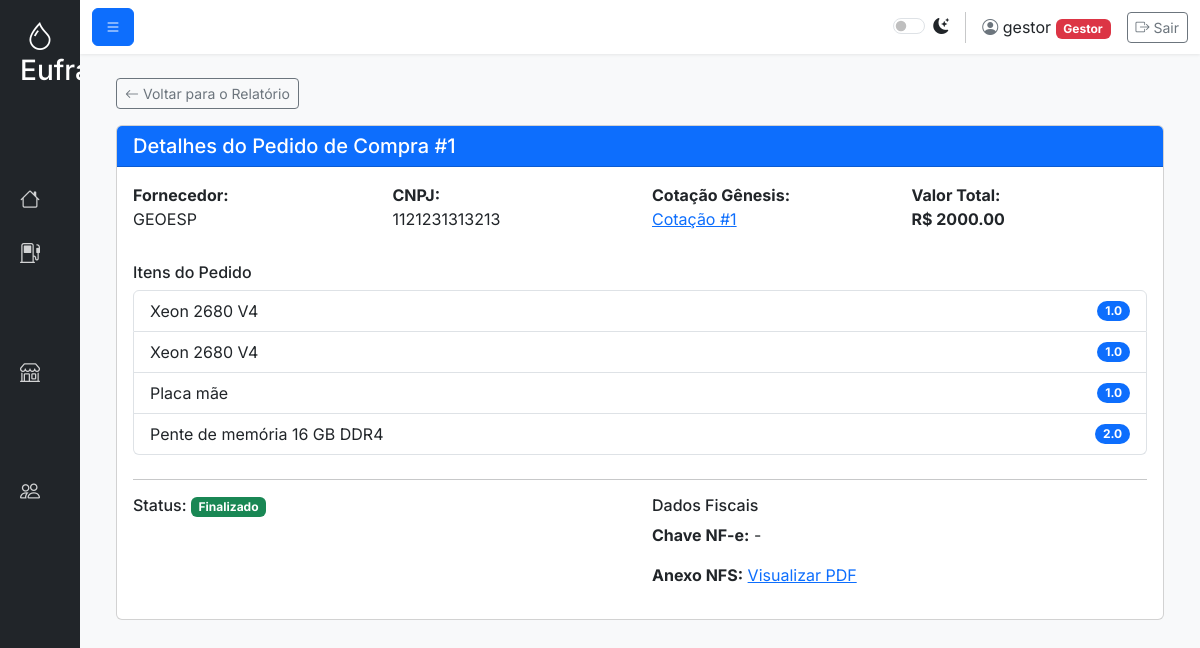
The app's page /dealers/pedido/1 (signed in), older data.
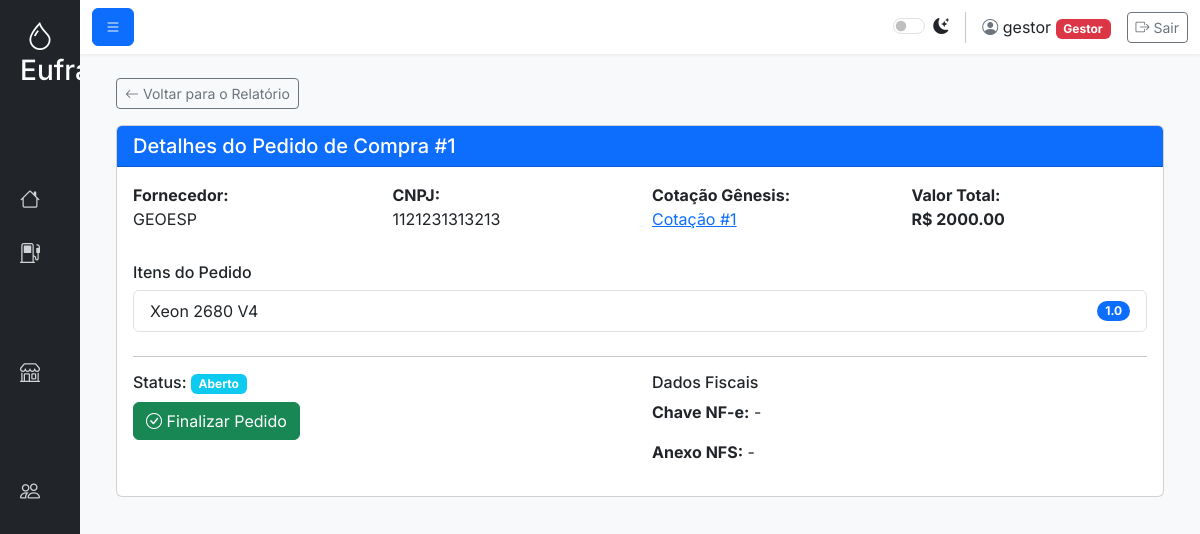
The same page, newer data.
### tables this page shows
CREATE TABLE users (
        id INTEGER PRIMARY KEY AUTOINCREMENT,
        username TEXT NOT NULL UNIQUE,
        password_hash TEXT NOT NULL,
        role TEXT NOT NULL CHECK(role IN ('Gestor', 'Comprador', 'Padrão'))
    );

CREATE TABLE pedidos_compra (
                id INTEGER PRIMARY KEY, cotacao_id INTEGER, user_id INTEGER, fornecedor_id INTEGER,
                valor_total REAL, data_abertura TEXT, status TEXT, data_finalizacao TEXT,
                nf_e_chave TEXT, nfs_pdf_path TEXT, data_registro TEXT
            , orcamento_id INTEGER DEFAULT 0, aprovado_por_id INTEGER DEFAULT 0);

CREATE TABLE fornecedores (
        id INTEGER PRIMARY KEY AUTOINCREMENT,
        cnpj TEXT NOT NULL UNIQUE,
        nome TEXT NOT NULL,
        ie TEXT,
        endereco TEXT,
        tipo TEXT,
        contato TEXT,
        data_registro TEXT DEFAULT CURRENT_TIMESTAMP
    );

CREATE TABLE pedido_itens (
                id INTEGER PRIMARY KEY, pedido_id INTEGER, descricao TEXT, quantidade REAL
            );

### app.py (the view, shortened to what this page needs)
@app.route('/dealers/pedido/<int:pedido_id>', methods=['GET', 'POST'])
@login_required
def pedido_detalhe(pedido_id):
    user_role = g.user['role']
    pedido = obter_pedido_compra_por_id(pedido_id)
    itens = obter_itens_por_pedido_id(pedido_id)
    return render_template('pedido_detalhe.html', active_page='pedidos_compra', pedido=pedido, itens=itens, user_role=user_role)

### app.py (called while the page is built)
@app.before_request
def load_logged_in_user():
    user_id = session.get('user_id')
    g.user = get_user_by_id(user_id) if user_id else None

def login_required(view):
    @wraps(view)
    def wrapped_view(*args, **kwargs):
        if g.user is None:
            flash('Você precisa estar logado para acessar esta página.', 'warning')
            return redirect(url_for('login'))
        return view(*args, **kwargs)
    return wrapped_view

@app.context_processor
def inject_now():
    return {'now': datetime.now(), 'g': g}

### database.py (called while the page is built)
def get_db_connection():
    conn = sqlite3.connect('abastecimentos.db')
    conn.row_factory = sqlite3.Row
    return conn

def obter_pedido_compra_por_id(pedido_id):
    conn = get_db_connection()
    query = '''
        SELECT p.*, f.nome as fornecedor_nome, f.cnpj as fornecedor_cnpj
        FROM pedidos_compra p
        JOIN fornecedores f ON p.fornecedor_id = f.id
        WHERE p.id = ?
    '''
    df = pd.read_sql(query, conn, params=(pedido_id,))
    return df.iloc[0].to_dict() if not df.empty else None

def obter_itens_por_pedido_id(pedido_id):
    conn = get_db_connection()
    df = pd.read_sql("SELECT * FROM pedido_itens WHERE pedido_id = ?", conn, params=(pedido_id,))
    conn.close()
    return df.to_dict('records')

def get_user_by_id(user_id):
    conn = get_db_connection()
    user = conn.execute('SELECT * FROM users WHERE id = ?', (user_id,)).fetchone()
    conn.close()
    return user

### templates/pedido_detalhe.html (shortened to what this page needs)
{% extends "base.html" %}
{% block content %}
<div class="container-fluid">
    <a href="{{ url_for('pedidos_relatorio') }}" class="btn btn-outline-secondary btn-sm mb-3">
        <i class="bi bi-arrow-left"></i> Voltar para o Relatório
    </a>
    <div class="card">
        <div class="card-header bg-primary text-white">
            <h5 class="mb-0">Detalhes do Pedido de Compra #{{ pedido.id }}</h5>
        </div>
        <div class="card-body">
            <div class="row mb-3">
                 <div class="col-md-3"><strong>Fornecedor:</strong><p>{{ pedido.fornecedor_nome or 'N/A' }}</p></div>
                 <div class="col-md-3"><strong>CNPJ:</strong><p>{{ pedido.fornecedor_cnpj or 'N/A' }}</p></div>
                 <div class="col-md-3"><strong>Cotação Gênesis:</strong><p><a href="{{ url_for('cotacao_detalhe', cotacao_id=pedido.cotacao_id) }}">Cotação #{{ pedido.cotacao_id }}</a></p></div>
                 <div class="col-md-3"><strong>Valor Total:</strong><p class="fw-bold">R$ {{ "%.2f"|format(pedido.valor_total) }}</p></div>
            </div>
            <h6>Itens do Pedido</h6>
            <ul class="list-group mb-4">
                {% for item in itens %}
                <li class="list-group-item d-flex justify-content-between align-items-center">
                    {{ item.descricao }}
                    <span class="badge bg-primary rounded-pill">{{ item.quantidade }}</span>
                </li>
                {% endfor %}
            </ul>
            <hr>
            <div class="row">
                <div class="col-md-6">
                     <h6>Status: <span class="badge {% if pedido.status == 'Finalizado' %}bg-success{% else %}bg-info{% endif %}">{{ pedido.status }}</span></h6>
                     {% if pedido.status != 'Finalizado' and user_role in ['Administrador', 'Comprador', 'Gestor'] %}
                     <button class="btn btn-success" data-bs-toggle="modal" data-bs-target="#finalizarPedidoModal">
                         <i class="bi bi-check-circle"></i> Finalizar Pedido
                     </button>
                    {% endif %}
                </div>
                <div class="col-md-6">
                    <h6>Dados Fiscais</h6>
                    <p><strong>Chave NF-e:</strong> {{ pedido.nf_e_chave or '-' }}</p>
                    <p><strong>Anexo NFS:</strong>
                        {% if pedido.nfs_pdf_path %}
                        <a href="{{ url_for('serve_upload', filename=pedido.nfs_pdf_path) }}" target="_blank">Visualizar PDF</a>
                        {% else %}-{% endif %}
                    </p>
                </div>
            </div>
        </div>
    </div>
</div>
{% endblock %}

### templates/base.html (shortened to what this page needs)
<!DOCTYPE html>
<html lang="pt-BR" data-bs-theme="light">
<head>
    <link href="https://cdn.jsdelivr.net/npm/bootstrap@5.3.2/dist/css/bootstrap.min.css" rel="stylesheet">
    <link rel="stylesheet" href="https://cdn.jsdelivr.net/npm/bootstrap-icons@1.11.3/font/bootstrap-icons.min.css">
</head>
<body class="sidebar-collapsed">
    <div class="sidebar bg-dark text-white">
        <div class="sidebar-header">
            <a href="{{ url_for('index') }}" class="text-white text-decoration-none">
                <h3 class="mb-0"><i class="bi bi-droplet"></i> <span class="link-text">Eufrates</span></h3>
            </a>
        </div>
        <ul class="nav flex-column">
            <li class="nav-item">
                <a class="nav-link {{ 'active' if active_page == 'index' }}" href="{{ url_for('index') }}"><i class="bi bi-house"></i><span class="link-text">Início</span></a>
            </li>
            <li class="nav-item">
                <a class="nav-link" href="#abastecimentoSubmenu" data-bs-toggle="collapse" aria-expanded="false">
                    <i class="bi bi-fuel-pump"></i><span class="link-text">Abastecimento</span>
                </a>
            </li>
            <li class="nav-item">
                <a class="nav-link" href="#dealersSubmenu" data-bs-toggle="collapse" aria-expanded="false">
                    <i class="bi bi-shop"></i><span class="link-text">Dealers</span>
                </a>
            </li>
            {% if g.user.role in ['Administrador', 'Gestor'] %}
            <li class="nav-item">
                <a class="nav-link" href="{{ url_for('user_management') }}"><i class="bi bi-people"></i><span class="link-text">Usuários</span></a>
            </li>
            {% endif %}
        </ul>
    </div>
    <div class="content">
        <nav class="navbar navbar-top navbar-expand-lg sticky-top">
            <div class="container-fluid">
                <button class="btn btn-primary" id="sidebarToggle"><i class="bi bi-list"></i></button>
                <div class="d-flex align-items-center ms-auto">
                    <div class="form-check form-switch me-3">
                        <input class="form-check-input" type="checkbox" role="switch" id="themeSwitcher">
                        <label class="form-check-label" for="themeSwitcher"><i class="bi bi-moon-stars-fill"></i></label>
                    </div>
                    <div class="user-info mx-3">
                        <span class="text-secondary"><i class="bi bi-person-circle"></i></span>
                        {{ g.user.username }}
                        <span class="badge
                            {% if g.user.role == 'Administrador' or g.user.role == 'Gestor' %}bg-danger
                            {% elif g.user.role == 'Comprador' %}bg-primary
                            {% else %}bg-secondary{% endif %}">
                            {{ g.user.role }}
                        </span>
                    </div>
                    <a href="{{ url_for('logout') }}" class="btn btn-sm btn-outline-secondary">
                        <i class="bi bi-box-arrow-right"></i> Sair
                    </a>
                </div>
            </div>
        </nav>
        <main class="page-content">
            {% block content %}{% endblock %}
        </main>
    </div>
</body>
</html>

### templates/base.html (style rules this page uses)
:root { --sidebar-width: 260px; --sidebar-width-collapsed: 80px; }
body { font-family: 'Inter', sans-serif; background-color: var(--bs-tertiary-bg); transition: padding-left 0.3s; }
.sidebar { width: var(--sidebar-width); height: 100vh; position: fixed; top: 0; left: 0; background-color: var(--bs-dark); transition: width 0.3s; overflow: hidden; z-index: 1030; }
body.sidebar-collapsed .sidebar { width: var(--sidebar-width-collapsed); }
body.sidebar-collapsed .content { padding-left: var(--sidebar-width-collapsed); }
.content { padding-left: var(--sidebar-width); width: 100%; transition: padding-left 0.3s; }
.sidebar .nav-link { color: rgba(255, 255, 255, 0.8); display: flex; align-items: center; padding: 0.75rem 1.25rem; }
.sidebar .nav-link .bi { font-size: 1.25rem; margin-right: 1rem; }
.sidebar-header { padding: 1.25rem; text-align: center; }
.navbar-top { background-color: var(--bs-body-bg); box-shadow: 0 1px 3px rgba(0, 0, 0, 0.08); }
.page-content { padding: 1.5rem; }

Row changes from the older to the newer data that the page shows:
removed pedido_itens: descricao "Xeon 2680 V4", quantidade "1.0"
removed pedido_itens: descricao "Placa mãe", quantidade "1.0"
removed pedido_itens: descricao "Pente de memória 16 GB DDR4", quantidade "2.0"
changed pedidos_compra id 1: status "Finalizado" → "Aberto"; nf_e_chave "-" → (not shown)
Text that changed along with them:
{{ pedido.nf_e_chave or '-' }}: (not shown) → "-"
text no longer shown: "Visualizar PDF"
text now shown: "Finalizar Pedido -"
